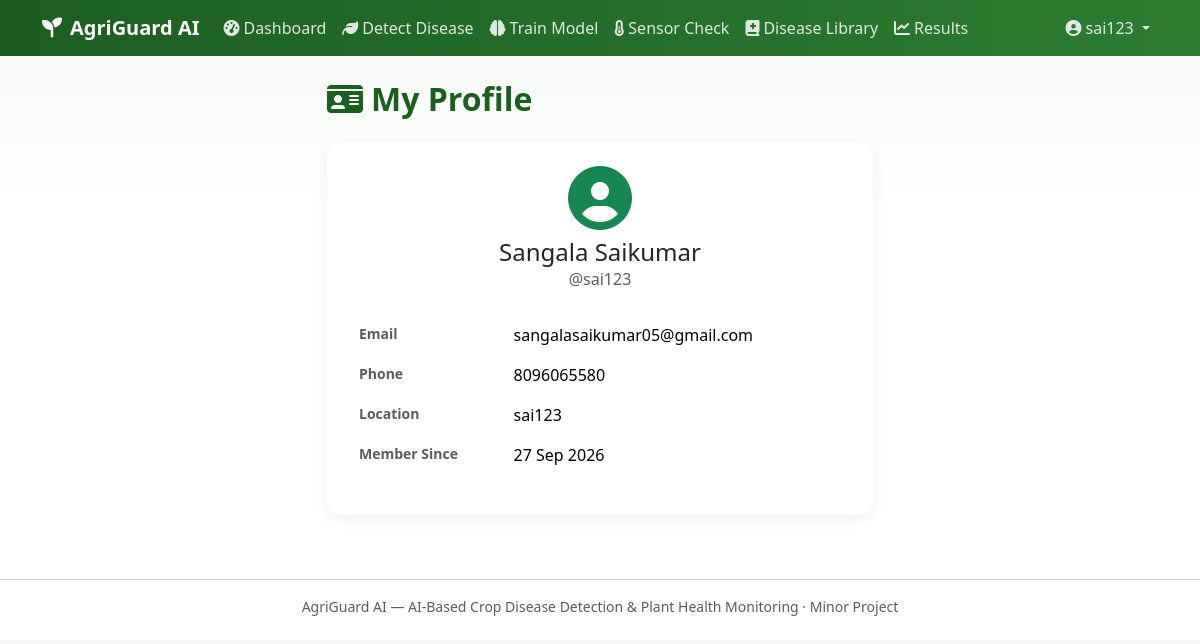
The app's page /profile (signed in) with its own data.
### app.py (models this page shows, shortened)
class User(db.Model):
    id = db.Column(db.Integer, primary_key=True)
    username = db.Column(db.String(80), unique=True, nullable=False)
    email = db.Column(db.String(120), unique=True, nullable=False)
    full_name = db.Column(db.String(120), nullable=False)
    phone = db.Column(db.String(20), nullable=False)
    location = db.Column(db.String(200), nullable=False)
    password_hash = db.Column(db.String(200), nullable=False)
    created_at = db.Column(db.DateTime, default=datetime.now)
    training_data = db.relationship('TrainingData', backref='user', lazy=True, cascade='all, delete-orphan')
    test_results = db.relationship('TestResults', backref='user', lazy=True, cascade='all, delete-orphan')
    image_analysis = db.relationship('ImageAnalysis', backref='user', lazy=True, cascade='all, delete-orphan')

### app.py (the view)
@app.route('/profile')
@login_required
def profile():
    user = User.query.get(session['user_id'])
    return render_template('profile.html', user=user)

### app.py (called while the page is built)
def login_required(f):
    @wraps(f)
    def decorated_function(*args, **kwargs):
        if 'user_id' not in session:
            flash('Please log in first.', 'warning')
            return redirect(url_for('login'))
        if User.query.get(session['user_id']) is None:
            session.clear()
            flash('Your session has expired. Please log in again.', 'warning')
            return redirect(url_for('login'))
        return f(*args, **kwargs)
    return decorated_function

### templates/profile.html (shortened to what this page needs)
{% extends "base.html" %}
{% block content %}
<div class="row justify-content-center">
  <div class="col-lg-6">
    <h2 class="section-title mb-4"><i class="fa-solid fa-id-card me-2"></i>My Profile</h2>
    <div class="card">
      <div class="card-body p-4">
        <div class="text-center mb-4">
          <i class="fa-solid fa-circle-user fa-4x text-success"></i>
          <h4 class="mt-2 mb-0">{{ user.full_name }}</h4>
          <p class="text-muted mb-0">@{{ user.username }}</p>
        </div>
        <table class="table table-borderless">
          <tr><th class="text-muted small">Email</th><td>{{ user.email }}</td></tr>
          <tr><th class="text-muted small">Phone</th><td>{{ user.phone }}</td></tr>
          <tr><th class="text-muted small">Location</th><td>{{ user.location }}</td></tr>
          <tr><th class="text-muted small">Member Since</th><td>{{ user.created_at.strftime('%d %b %Y') }}</td></tr>
        </table>
      </div>
    </div>
  </div>
</div>
{% endblock %}

### static/css/style.css (style rules this page uses)
:root { --ag-green: #2e7d32; --ag-green-dark: #1b5e20; --ag-green-light: #e8f5e9; --ag-accent: #66bb6a; --ag-earth: #6d4c41; }
body { background: linear-gradient(180deg, #f4f9f4 0%, #ffffff 220px); font-family: 'Segoe UI', system-ui, -apple-system, sans-serif; color: #223022; }
.card { border: none; border-radius: 14px; box-shadow: 0 4px 16px rgba(0,0,0,0.06); }
.section-title { color: var(--ag-green-dark); font-weight: 700; }

### records on screen
User: full_name "Sangala Saikumar", username "sai123", email "sangalasaikumar05@gmail.com", phone "8096065580", location "sai123", created_at "27 Sep 2026"

### other values on screen
{{ session.get('username', 'Account') }} "sai123"
